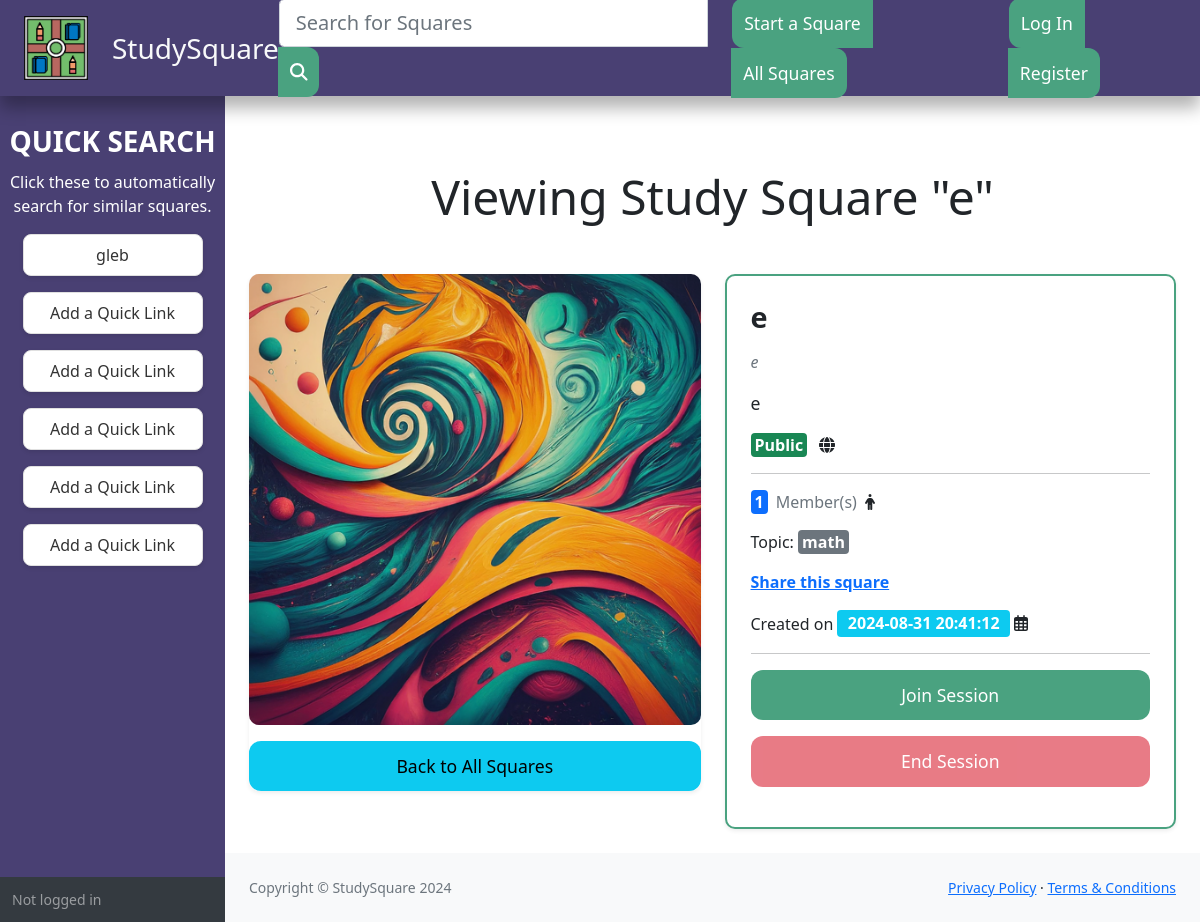
The page /square/vVpEZA on the database as committed earlier.
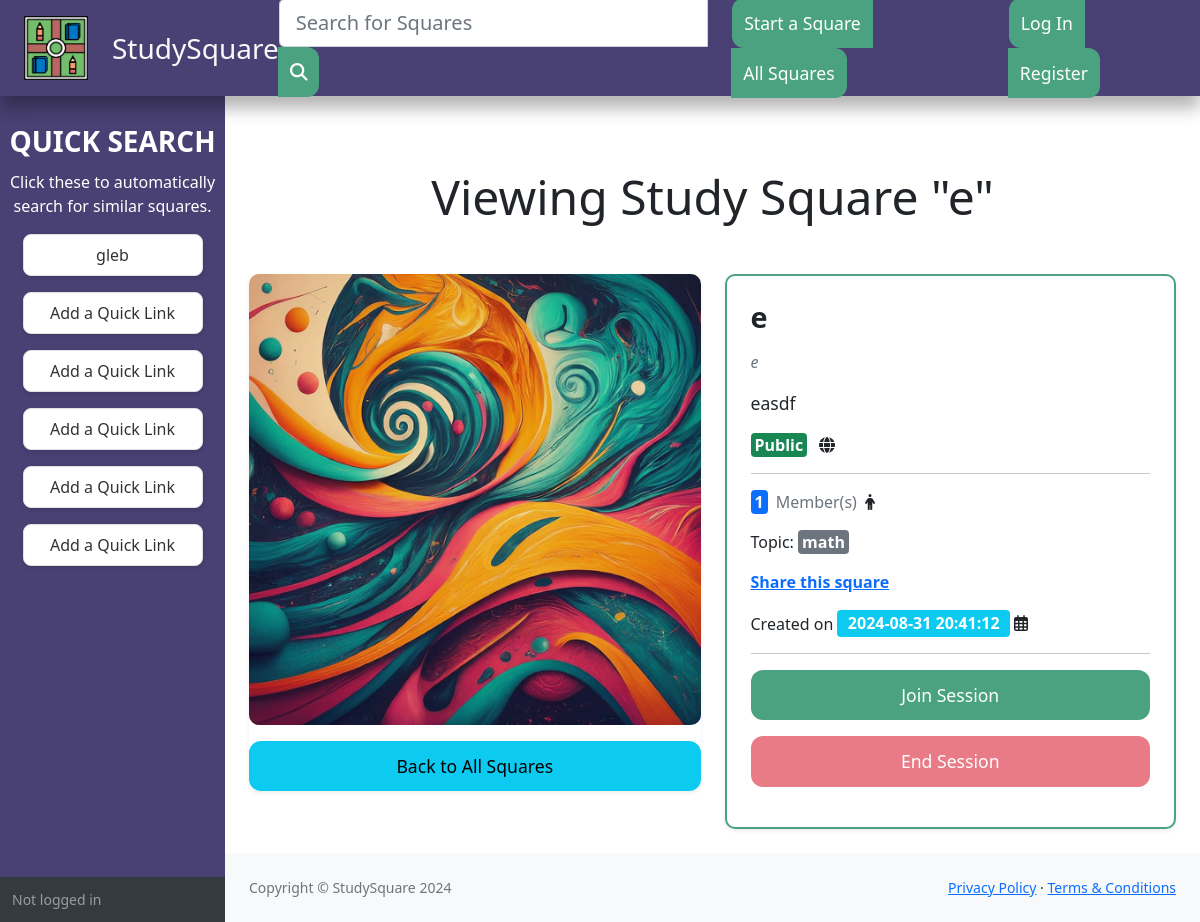
The same page on the database as committed later.
### tables this page shows
CREATE TABLE 'squares' (
                'id' varchar(6) NOT NULL UNIQUE,
                'name' varchar(256) NOT NULL,
                'creator' integer NOT NULL,
                'create_date' datetime NOT NULL DEFAULT(0),
                'preview' varchar(200),
                'description' varchar(1000),
                'public' boolean NOT NULL DEFAULT(1),
                'members' integer NOT NULL DEFAULT(1),
                'meeting_code' varchar(64) NOT NULL,
                'image_type' integer NOT NULL,
                'topic' varchar(64) NOT NULL
            );

### views/square.py (the view)
@api.route("/<square_id>")
def square(square_id):
    data = db.execute("SELECT * FROM squares WHERE id = :sid", sid=square_id)
    if not data:
        flash("Square not found", "error")
        return redirect("/squares")
    in_square = db.execute("SELECT COUNT(*) AS cnt FROM square_members WHERE square_id = :sid AND user_id = :uid", sid=square_id, uid=session.get("user_id", -1))[0]["cnt"]
    return render_template("square/square.html", data=data[0], in_square=in_square)

### application.py (called while the page is built)
@app.after_request
def security_policies(response):
    response.headers['Strict-Transport-Security'] = 'max-age=31536000; includeSubDomains'
    response.headers['X-Content-Type-Options'] = 'nosniff'
    response.headers['X-Frame-Options'] = 'SAMEORIGIN'
    response.headers['X-XSS-Protection'] = '1; mode=block'
    return response

### templates/square/square.html (shortened to what this page needs)
{% extends "layout.html" %}
{% block main %}
<h1 class="my-5 text-center pt-4 display-5">Viewing Study Square "{{ data.name }}"</h1>
<div class="row g-4">
    <div class="col-xl-6">
        <div class="card shadow-sm border-0">
            <div class="card-img-container position-relative">
                <img src="/static/square{{ data.image_type }}.png" class="card-img-top rounded-3" alt="{{ data.name }}">
                <div class="overlay"></div>
            </div>
            <a href="/squares" class="btn btn-lg btn-info w-100 mt-3">Back to All Squares</a>
        </div>
    </div>
    <div class="col-xl-6">
        <div class="card shadow-sm border-2" style="border-color: #4aa280;">
            <div class="card-body p-4">
                <div class="">
                    <h3 class="card-title fw-bold text-dark mb-3">{{ data.name }}</h3>
                    <p id="preview" class="text-muted fst-italic">{{ data.preview }}</p>
                    <p id="desc" class="text-dark">{{ data.description }}</p>
                    {% if data.public %}
                        <div class="d-flex align-items-center mb-3">
                            <span class="badge bg-success fs-6 p-1 me-1">Public</span>
                            <i class="fas fa-globe d-md-inline-block mx-2"></i>
                        </div>
                    {% else %}
                        <div class="d-flex align-items-center mb-3">
                            <span class="badge bg-danger fs-6 p-1 me-1">Private</span>
                            <i class="fas fa-lock d-md-inline-block mx-2"></i>
                        </div>
                    {% endif %}
                    <hr>
                    <div class="d-flex align-items-center mb-3">
                        <span class="badge bg-primary fs-6 p-1 me-2">{{ data.members }}</span>
                        <span class="text-muted">Member(s)</span>
                        <i class="fas fa-person d-md-inline-block mx-2"></i>
                    </div>
                    <div class="mb-3">
                        Topic:
                        <span class="badge bg-secondary fs-6 p-1 me-2">{{ data.topic }}</span>
                    </div>
                    <a href="#" id="share-link" class="text-primary fw-bold d-block mb-3">Share this square</a>
                    <div class="mb-3">
                        Created on <span class="badge bg-info fs-6">{{ data.create_date }}</span>
                        <i class="far fa-calendar-alt mw-2"></i>
                    </div>
                    <hr>
                    <a class="btn btn-primary btn-lg mb-3 w-100" href="https://meet.google.com/{{ data.meeting_code }}" id="join" target="_blank">Join Session</a>
                    <button class="btn btn-danger w-100 mb-3 endsession"{% if not in_square %} disabled{% endif %}>End Session</button>
                </div>
            </div>
        </div>
    </div>
</div><br>
{% endblock %}

Rows that differ between the two databases and show on the page:
changed squares "math": description "e" → "easdf"
